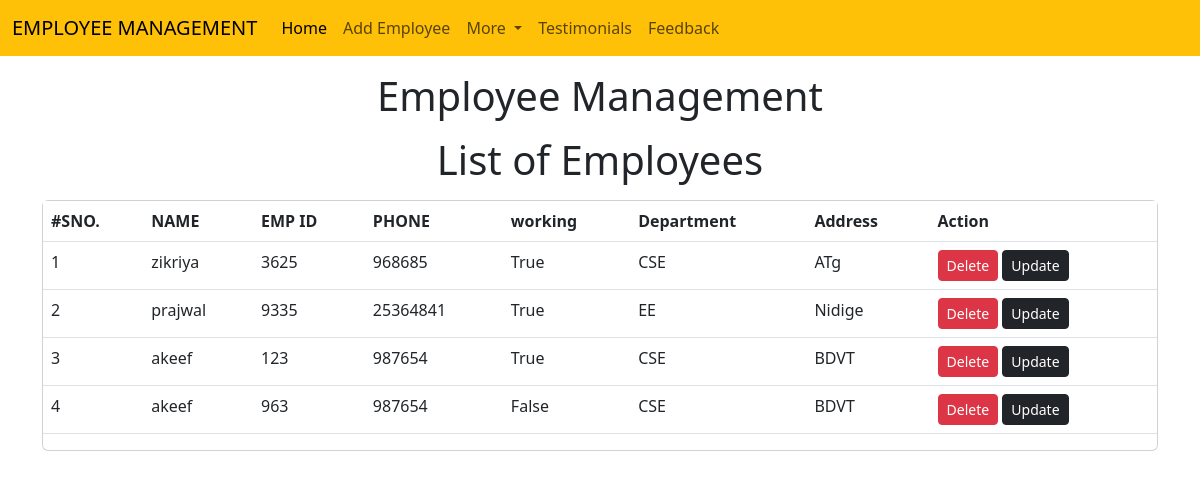
The page /emp/home/ on the database its author committed.
### emp/models.py (models this page shows, shortened)
class Emp(models.Model):
    name=models.CharField(max_length=200)
    emp_id=models.CharField(max_length=200)
    phone=models.CharField(max_length=200)
    address=models.CharField(max_length=200)
    working=models.BooleanField(default=True)
    department=models.CharField(max_length=10)

### emp/views.py (the view)
# urls.py: path("home/",emp_home),
def emp_home(request):
    emps = Emp.objects.all()
    return render(request, "emp/home.html",{
        'emps':emps
    })

### templates/emp/home.html (shortened to what this page needs)
<!doctype html>
<html lang="en">
  <head>
    <link href="https://cdn.jsdelivr.net/npm/bootstrap@5.3.0/dist/css/bootstrap.min.css" rel="stylesheet">
  </head>
  <body>
    {% include 'emp/navbar.html' %}
    <h1 class="text-center my-3">Employee Management</h1>
    <h1 class="text-center my-3">List of Employees</h1>
    <div class="container">
      <div class="row">
        <div class="col-md-12">
          <div class="card">
            <div class="cardbody">
              <table class="table">
                <thead>
                    <tr>
                      <th>#SNO.</th>
                      <th>NAME</th>
                      <th>EMP ID</th>
                      <th>PHONE</th>
                      <th>working</th>
                      <th>Department</th>
                      <th>Address</th>
                      <th>Action </th>
                    </tr>
                </thead>
                <tbody>
                  {% for e in emps%}
                  <tr>
                    <td>{{forloop.counter}}</td>
                    <td>{{e.name}}</td>
                    <td>{{e.emp_id}}</td>
                    <td>{{e.phone}}</td>
                    <td>{{e.working}}</td>
                    <td>{{e.department}}</td>
                    <td>{{e.address}}</td>
                    <td>
                      <a href="/emp/delete-emp/{{e.id}}" class="btn btn-danger btn-sm">Delete</a>
                      <a href="/emp/update-emp/{{e.id}}" class="btn btn-dark btn-sm">Update</a>
                    </td>
                  </tr>
                  {% endfor %}
                </tbody>
              </table>
            </div>
          </div>
        </div>
      </div>
    </div>
  </body>
</html>

### templates/emp/navbar.html (shortened to what this page needs)
<nav class="navbar navbar-expand-lg bg-warning">
    <div class="container-fluid">
      <a class="navbar-brand" href="#">EMPLOYEE MANAGEMENT</a>
      <div class="collapse navbar-collapse" id="navbarSupportedContent">
        <ul class="navbar-nav me-auto mb-2 mb-lg-0">
          <li class="nav-item">
            <a class="nav-link active" aria-current="page" href="/emp/home/">Home</a>
          </li>
          <li class="nav-item">
            <a class="nav-link" href="/emp/add-emp/">Add Employee</a>
          </li>
          <li class="nav-item dropdown">
            <a class="nav-link dropdown-toggle" href="#" role="button" data-bs-toggle="dropdown" aria-expanded="false">
              More
            </a>
            <li class="nav-item">
              <a class="nav-link" href="/emp/testimonials/">Testimonials</a>
            </li>
            <li class="nav-item">
              <a class="nav-link" href="/emp/feedback/">Feedback</a>
            </li>
          </li>
        </ul>
      </div>
    </div>
  </nav>

### rows shown on the page
Emp: name "zikriya", emp_id "3625", phone "968685", working "True", department "CSE", address "ATg"
Emp: name "prajwal", emp_id "9335", phone "25364841", working "True", department "EE", address "Nidige"
Emp: name "akeef", emp_id "123", phone "987654", working "True", department "CSE", address "BDVT"
Emp: name "akeef", emp_id "963", phone "987654", working "False", department "CSE", address "BDVT"
